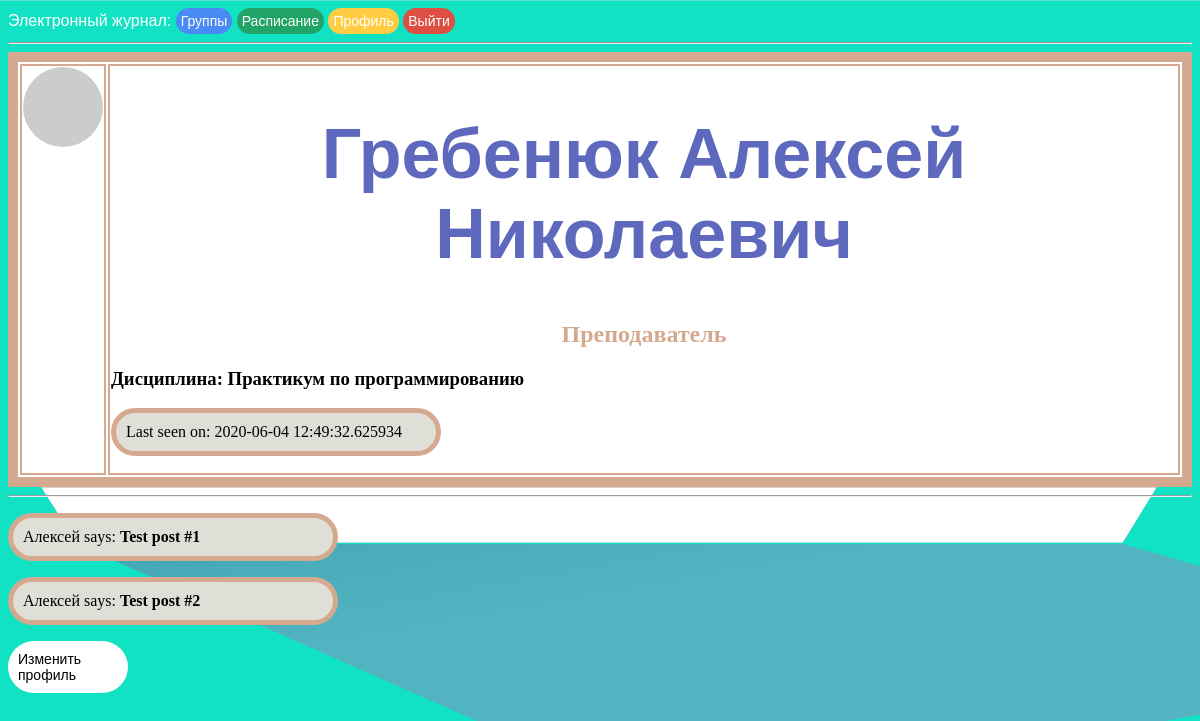
The app's page /user/Алексей_Гребенюк_id-123 (signed in), older data.
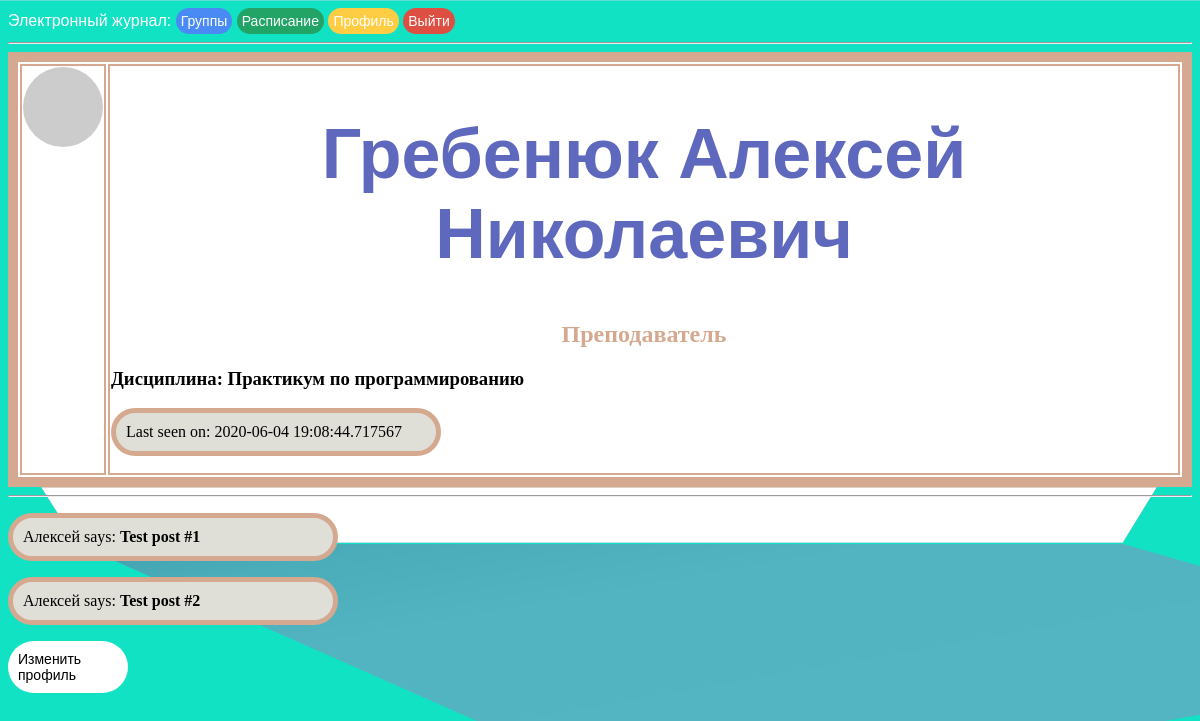
The same page, newer data.
### app/models.py (models this page shows, shortened)
class User(UserMixin, db.Model):
    id = db.Column(db.Integer, primary_key=True)
    priority = db.Column(db.String(64))
    surname = db.Column(db.String(64), index=True)
    name = db.Column(db.String(64), index=True)
    patronymic = db.Column(db.String(64), index=True)
    email = db.Column(db.String(120), index=True, unique=True)
    phone = db.Column(db.Integer, index=True, unique=True)
    groups = db.Column(db.String(60), index=True)
    password_hash = db.Column(db.String(128))
    about_me = db.Column(db.String(140))
    last_seen = db.Column(db.DateTime, default=datetime.today)
    def avatar(self, size):
        digest = md5(self.email.lower().encode('utf-8')).hexdigest()
        return 'https://www.gravatar.com/avatar/{}?d=mp&s={}'.format(digest, size)
    @login.user_loader
    def load_user(id):
        return User.query.get(int(id))

### app/routes.py (the view)
@app.route('/user/<name>_<surname>_id-<id>')
@login_required
def user(name, surname, id):
    user = User.query.filter_by(id=id).first_or_404()
    posts = [
        {'author': user, 'body': 'Test post #1'},
        {'author': user, 'body': 'Test post #2'}
    ]
    return render_template('user.html', user=user, posts=posts, title=f'{surname} {name}')

### app/routes.py (called while the page is built)
@app.before_request
def before_request():
    if current_user.is_authenticated:
        current_user.last_seen = datetime.today()
        db.session.commit()

### app/templates/user.html (shortened to what this page needs)
<!DOCTYPE html>
{% extends "base.html" %}
{% block content %}
    <table class="pofile" style="border:10px solid #d4a990;">
        <tr valign="top">
            <td><img src="{{ user.avatar(128) }}" alt="" class="round"></td>
            <td><h1> {{ user.surname }} {{ user.name }} {{user.patronymic}}</h1>
                <h2>{{ user.priority}}</h2>
                {%if user.priority == "Преподаватель"%}
                    <h3>Дисциплина: {{user.groups}}</h3>
                {%else%}
                    <h3>Группа: {{user.groups}}</h3>
                {%endif%}
                {% if user.last_seen %}<p>Last seen on: {{ user.last_seen }}</p>{% endif %}
            </td>
        </tr>
    </table>
    <hr>
    {% for post in posts %}
    <p>
    {{ post.author.name }} says: <b>{{ post.body }}</b>
    </p>
    {% endfor %}
    {% if user == current_user %}
        <header>
            <a href="{{ url_for('edit_profile') }}" class="button2">Изменить профиль</a>
        </header>
            {% endif %}
{% endblock %}

### app/templates/base.html (shortened to what this page needs)
<html>
    <head>
        <link rel="stylesheet" type="text/css" href="{{ url_for('static', filename='css/style.css') }}">
    </head>
    {% if current_user.is_authenticated %}
    <div style="font-family:arial;">
        Электронный журнал:
    <header>
        {% if current_user.priority == "Преподаватель" %}
            <a href="{{ url_for('groups') }}" class="button5"> Группы </a>
        {% endif %}
        {% if current_user.priority == "Преподаватель" %}
            <a class="button_ras" href="{{url_for('schedule_prepod', cur_week='cur_week')}}">Расписание</a>
        {% else %}
            <a class="button_ras" href="{{url_for('schedule_stud', cur_week='cur_week')}}">Расписание</a>
        {%endif%}
        <a href="{{ url_for('user', name=current_user.name, surname=current_user.surname, id=current_user.id) }}" class="button4">Профиль</a>
        <a href="{{ url_for('logout') }}" class="button6">Выйти</a>
    </header>
    </div>
    {% endif %}
    <body>
        <hr>
        {% block content %}{% endblock %}
    </body>
</html>

### app/static/css/style.css (style rules this page uses)
body { background-color: azure }
h1 { color: #5e68bd; text-align: center; font-size: 70px; font-family: arial; }
h2 { color:#d4a990; font-family: calibri; text-align: center; }
td, table, tr, .schedule { border: 2px solid #d4a990; color:black; font-family: calibri; background:white; }
p { color: black; padding: 10px 10px; width: 300px; background: #DFDFD8; font-family: consolas; border: 5px solid #d4a990; border-radius: 50px; }
header { display: inline; width: 100%; }
header .button, .button2, .button3, .button4, .button5, .button6, .button_ras { text-decoration: none; user-select: none; outline: none; display: inline-grid; font-size: 30px; font-family: arial; align-text: center; padding: 10px 10px; border-radius: 50px; align-items: center; justify-content: center; margin: auto; }
header .button2 { color: black; background: white; width: 100px; font-size: 14px; }
header .button4, .button5, .button6, .button_ras { color: white; font-size: 14px; padding: 5px 5px; }
header .button4 { background: #ffcd43; }
header .button5 { background: #4a8af4; }
header .button6 { background: #dd4f42; }
header .button_ras { background:#21A465; }
body { background: url("/static/images/background.png"); color:#fff ; background-attachment: scroll; background-repeat: repeat-x; background-size:cover; }

### app/templates/user.html (style rules this page uses)
.round { border-radius: 100px; }

Row changes from the older to the newer data that the page shows:
changed User "Гребенюк": last_seen "2020-06-04 12:49:32.625934" → "2020-06-04 19:08:44.717567"
